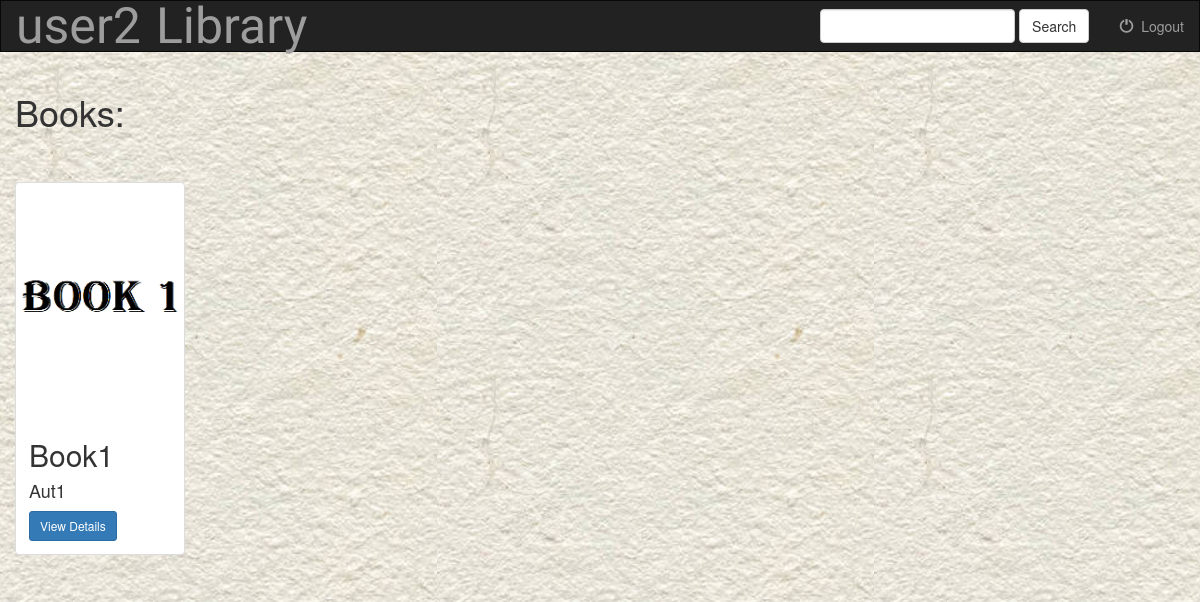
The app's page /books/ (signed in), older data.
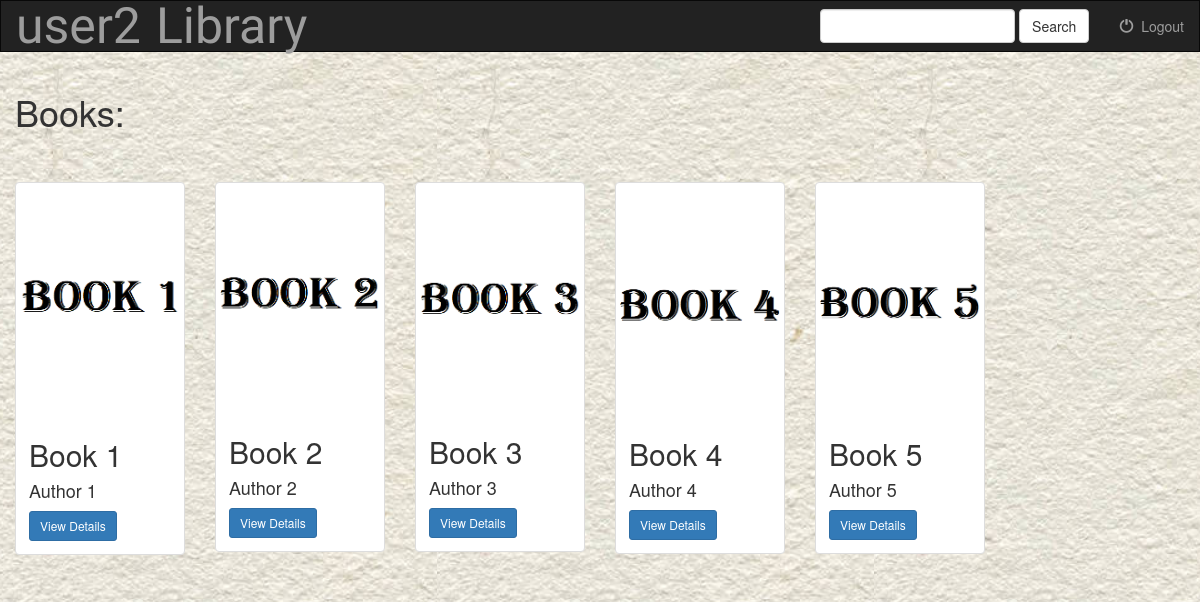
The same page, newer data.
### books/models.py (models this page shows, shortened)
class Book(models.Model):
    title=models.CharField(max_length=100)
    author=models.CharField(max_length=100)
    publisher=models.CharField(max_length=100)
    genre=models.CharField(max_length=100)
    summary=models.CharField(max_length=2000)
    ISBN=models.CharField(max_length=13, validators=[MinLengthValidator(13)])
    location=models.CharField(max_length=100)
    availability=models.IntegerField(validators=[MinValueValidator(0)])
    picture=models.FileField()

### books/views.py (the view, shortened to what this page needs)
# urls.py: path("", views.index,name='index'),
def index(request):
    if not request.user.is_authenticated:
        return redirect('/books/login_user')
    elif request.user.is_admin:
        return redirect("/admin")
    else:
        books = Book.objects.all()
        query = request.GET.get("q")
        return render(request, 'books/index.html', {'books': books,})

### books/templates/books/index.html (shortened to what this page needs)
{% extends 'books/base.html' %}
{% block body %}
<div class="container-fluid">
    <div class="row">
        <div class="col-sm-12">
            <h1>Books: </h1>
            <br><br>
        </div>
        {% if books %}
            {% for book in books %}
                <div class="col-sm-4 col-lg-2">
                    <div class="thumbnail">
                        <a href="{% url 'books:detail' book.id %}">
                            <img src="{{ book.picture.url }}" class="img-responsive">
                        </a>
                        <div class="caption">
                            <h2>{{ book.title }}</h2>
                            <h4>{{ book.author }}</h4>
                            <a href="{% url 'books:detail' book.id %}" class="btn btn-primary btn-sm" role="button">View Details</a>
                        </div>
                    </div>
                </div>
            {% endfor %}
        {% else %}
            <div class="col-sm-12">
                <h2>No Books Available</h2>
            </div>
        {% endif %}
    </div>
</div>
{% endblock%}

### books/templates/books/base.html (shortened to what this page needs)
<!DOCTYPE html>
<html lang="en">
<head>
    {% load static %}
    <link rel="stylesheet" href="https://maxcdn.bootstrapcdn.com/bootstrap/3.4.1/css/bootstrap.min.css">
    <link rel="stylesheet" type="text/css" href="{% static 'books/style.css' %}" />
</head>
<body>
    <nav class="navbar navbar-inverse">
        <div class="container-fluid">
            <div class="navbar-header">
                {% if user.is_authenticated %}
                    {% if user.is_librarian %}
                        <a class="navbar-brand" href="{% url 'books:request' %}">Requests</a>
                    {%else%}
                        <a class="navbar-brand" href="{% url 'books:home' %}">{{user.username}}</a>
                    {%endif%}
                    <a class="navbar-brand" href="{% url 'books:index' %}">Library</a>
                {%endif%}
            </div>
            {% if user.is_authenticated %}
                <div id="collapsibleNavBar">
                    <ul class="nav navbar-nav navbar-right">
                        <li class="">
                            <a href="{% url 'books:logout_user' %}">
                                <span class="glyphicon glyphicon-off"></span>&nbsp; Logout
                            </a>
                        </li>
                    </ul>
                    <form class="navbar-form navbar-right" role="search" method="get" action="{% url 'books:index' %}">
                        <div class="form-group">
                            <input type="text" class="form-control" name="q" value="{{ request.GET.q }}">
                        </div>
                        <button type="submit" class="btn btn-default">Search</button>
                    </form>
                </div>
            {%endif%}
            </div>
    </nav>
    {% block body %}
    {% endblock%}
</body>
</html>

### static/books/style.css (style rules this page uses)
body { background: white url("images/background.png") }
.navbar { border-radius: 0; }
.navbar-brand { font-family: "Tangerine",cursive; font-size: 50px; }

Row changes from the older to the newer data that the page shows:
changed Book: title "Book1" → "Book 1"; author "Aut1" → "Author 1"
added Book: picture (picture), title "Book 2", author "Author 2"
added Book: picture (picture), title "Book 3", author "Author 3"
added Book: picture (picture), title "Book 4", author "Author 4"
added Book: picture (picture), title "Book 5", author "Author 5"
